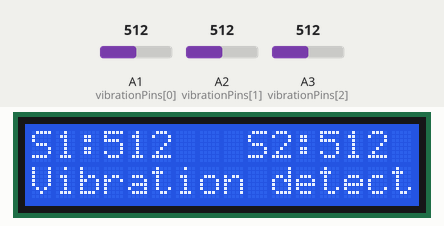
Recording of a sketch running on a simulated Arduino Uno, built with avr-gcc and run on an emulated ATmega328P. Parts: 16×2 character LCD. The test bench sets the inputs (shaded band); at power-on: A1 (vibrationPins[0]) = 512, A2 (vibrationPins[1]) = 512, A3 (vibrationPins[2]) = 512. What the sketch prints to the serial monitor is not drawn.

Above: at 1.2 s.
1.3 s: A1 (vibrationPins[0]) set to 390
At 2.0 s:
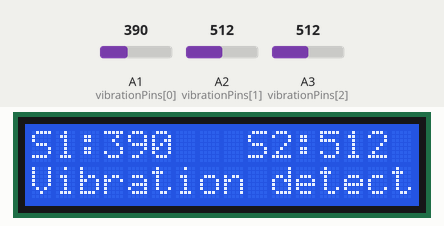
3.0 s: A2 (vibrationPins[1]) set to 390
At 4.0 s:
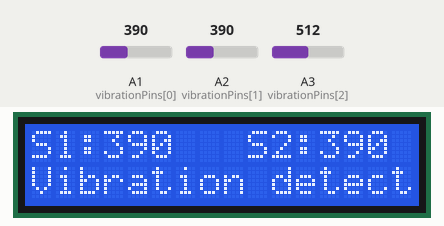
4.6 s: A3 (vibrationPins[2]) set to 412
7.6 s: A3 (vibrationPins[2]) set to 388
At 8.6 s:
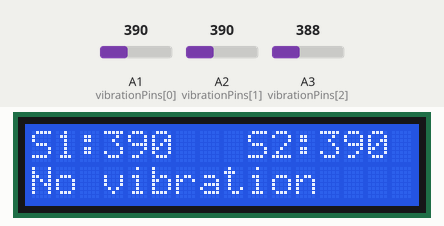
9.1 s: A1 (vibrationPins[0]) set to 410
At 10.3 s:
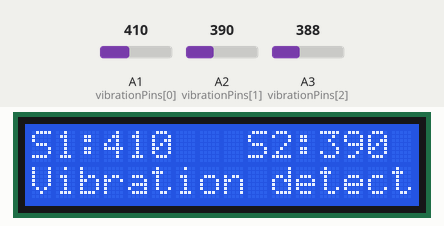
10.6 s: A2 (vibrationPins[1]) set to 410
At 11.2 s:
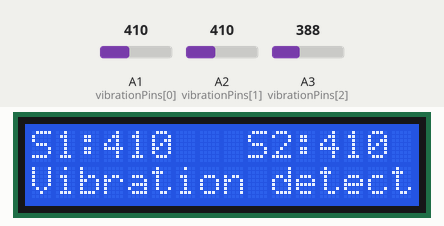
Timing chart, 0 to 13.2 s (numbered marks = the images above; inputs shaded):
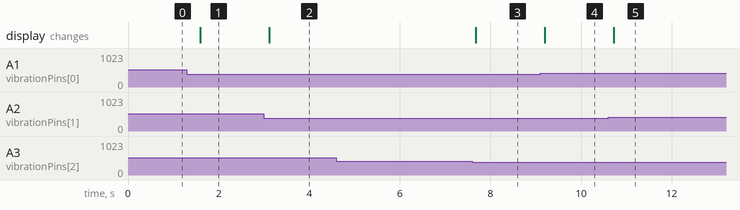

Measured:
- the behaviour switches between 401 and 400 on A3 (vibrationPins[2]) (found by bisection; images 2 and 3)
- the behaviour switches between 400 and 401 on A1 (vibrationPins[0]) (found by bisection; images 3 and 4)
- after the input at 1.3 s, the display: changes after 0.29 s (image 1)
- after the input at 3.0 s, the display: changes after 0.11 s (image 2)
- after the input at 4.6 s, every drawn part: stays the same
- after the input at 7.6 s, the display: changes after 0.08 s (image 3)
- after the input at 9.1 s, the display: changes after 0.10 s (image 4)
- after the input at 10.6 s, the display: changes after 0.12 s (image 5)

The sketch:

vibration_meter.ino
```cpp
#include <LiquidCrystal.h>
LiquidCrystal lcd(8, 9, 4, 5, 6, 7);

const int numSensors = 3;
const int vibrationPins[numSensors] = {A1, A2, A3};

void setup() {
  lcd.begin(16, 2);
  Serial.begin(9600);
}

void clearLine(int line) {
  lcd.setCursor(0, line);
  lcd.print("                ");
}

void loop() {
  int vibrationDetected = 0;

  lcd.setCursor(0, 0);

  for (int i = 0; i < numSensors; i++) {
    int vibrationValue = analogRead(vibrationPins[i]);

    lcd.print("S");
    lcd.print(i + 1);
    lcd.print(":");
    lcd.print(vibrationValue);
    lcd.print("   ");

    if (vibrationValue > 400) {
      vibrationDetected = 1;
    }
  }

  lcd.setCursor(0, 1);
  if (vibrationDetected) {
    lcd.print("Vibration detected");
    Serial.println("Vibration detected!");
  } else {
    lcd.print("No vibration     ");
    Serial.println("No vibration");
  }

  delay(500);
}
```
